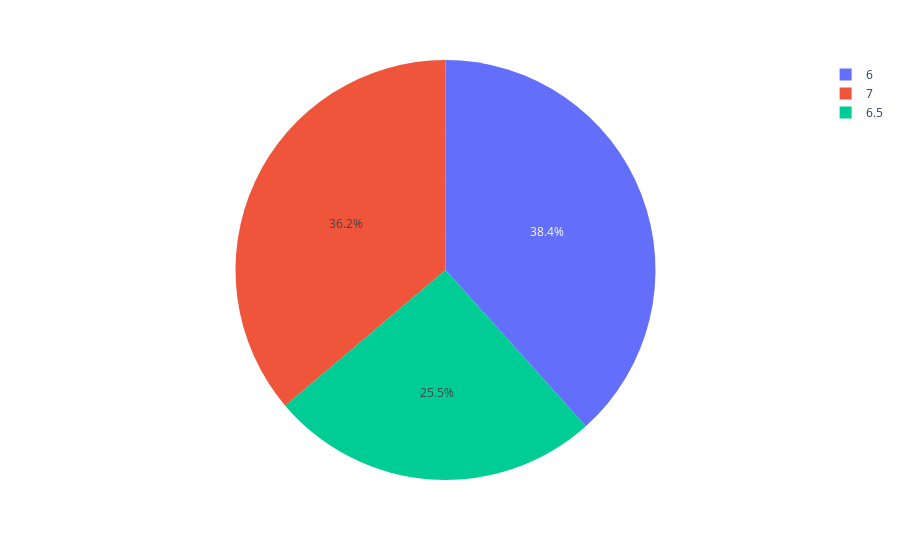

Notebook code for this chart:
### Code cell
create_structure_pie_chart('Toan',6,8)

### Figure 1 — Plotly figure (JSON) as saved in the notebook; plotly's stock layout.template omitted (floating-point values rounded to 4 significant figures)
{"data": [{"domain": {"x": [0, 1], "y": [0, 1]}, "hovertemplate": "Points=%{label}<br>Numbers of student=%{value}<extra></extra>", "labels": [6, 6.5, 7], "legendgroup": "", "name": "", "showlegend": true, "type": "pie", "values": [94632, 62803, 89246]}], "layout": {"legend": {"tracegroupgap": 0}, "margin": {"t": 60}}}
